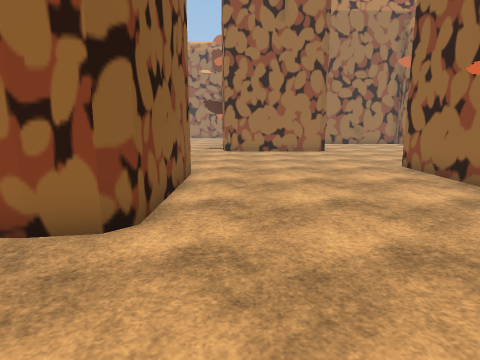
[1] (above)

18 first-person views from a walk through a 3-D level made in the Unity game engine. The camera is 1.5 m above the floor, tilts 10° down and sees 75° across. The floor is counted in squares, 1 m on a side. Each view is taken from the middle of a square. On the plan, view 1 faces up. The plan holds only what a view shows up to about 15 squares ahead; the rest is blank. The place goes on beyond the plan. Some surface patterns are stand-ins.

[2]
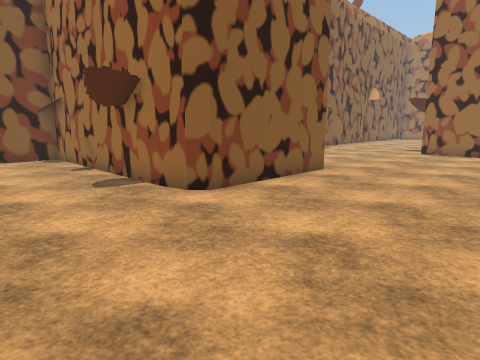

[3]
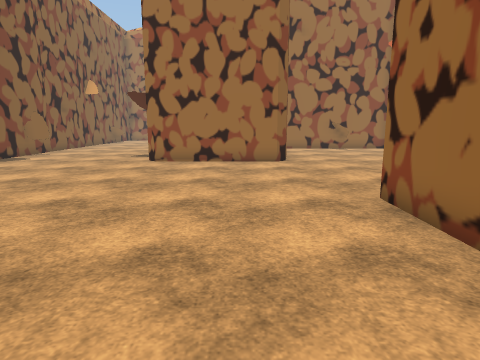

[4]
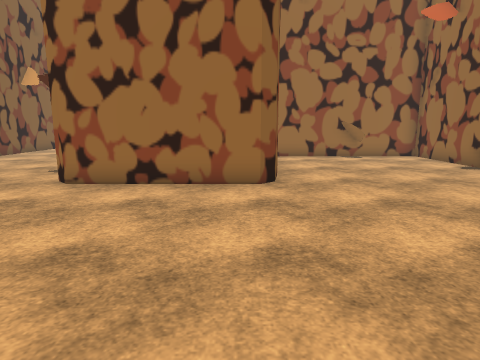

[5]
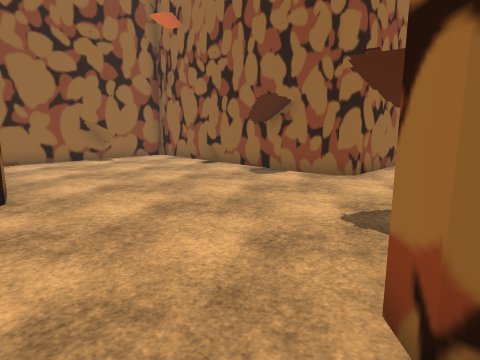

[6]
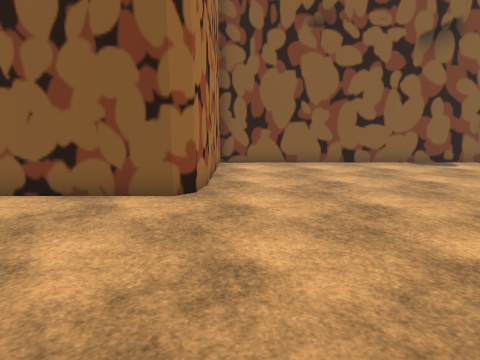

[7]
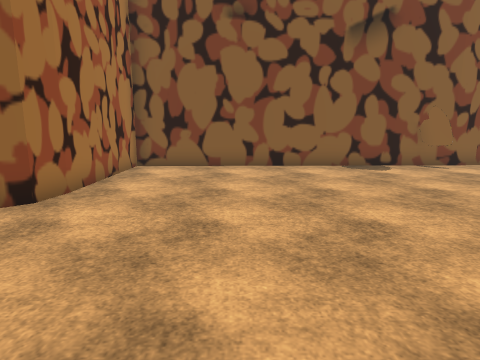

[8]
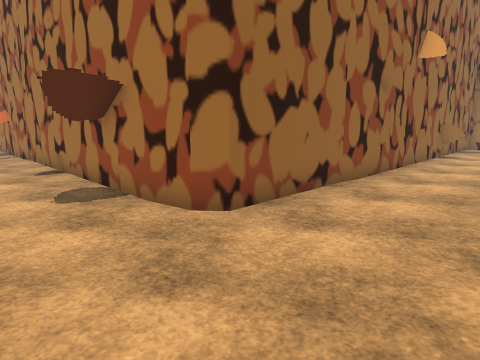

[9]
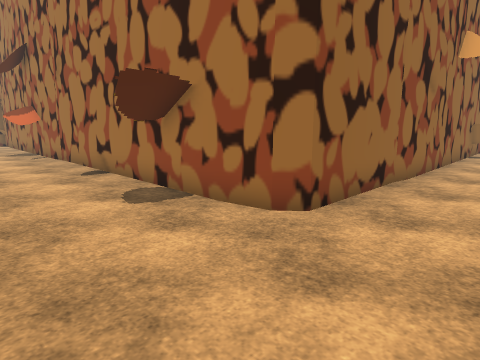

[10]
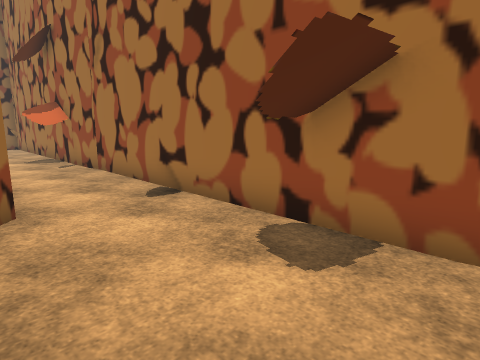

[11]
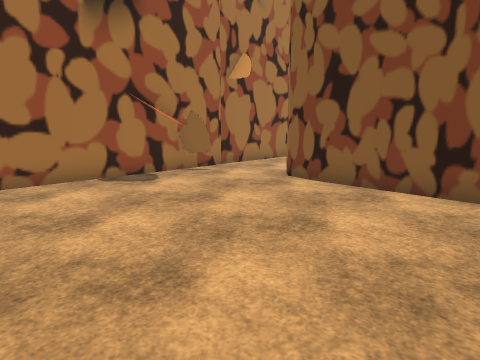

[12]
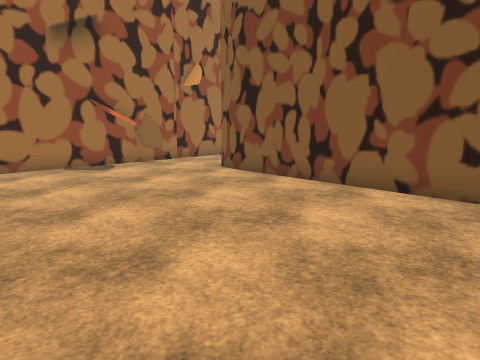

[13]
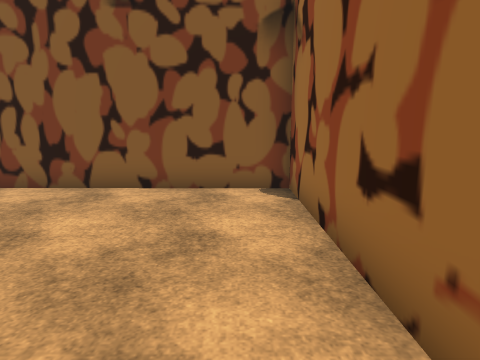

[14]
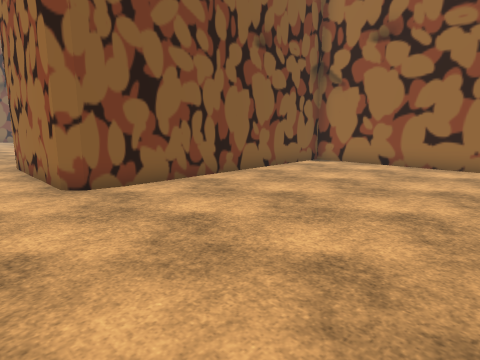

[15]
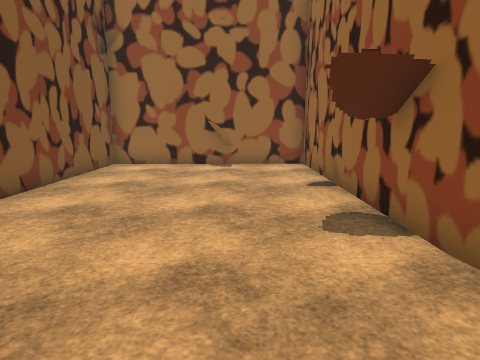

[16]
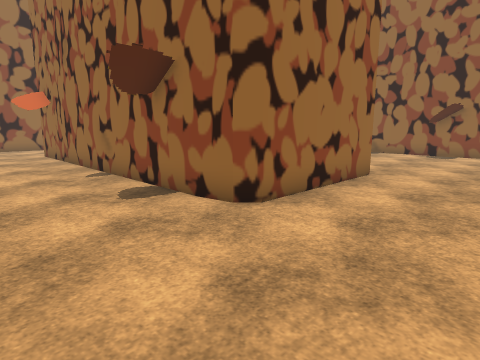

[17]
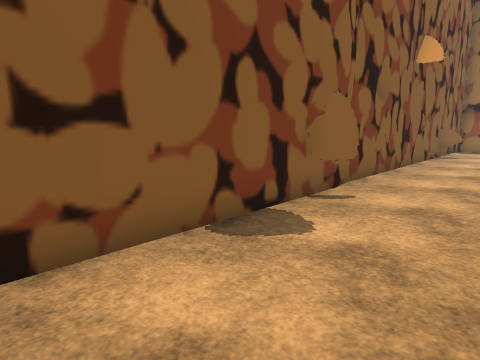

[18]
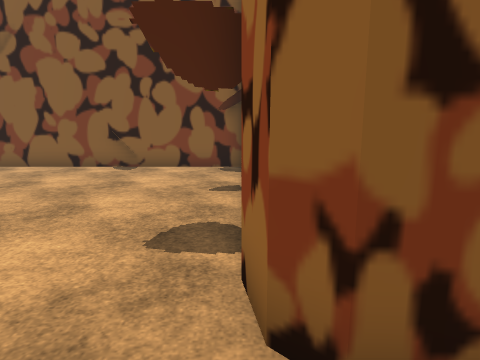

### Floor plan
Key: @ floor where view 1 was taken; # wall or solid block; . floor; = window, fence, low wall or low ledge.
Columns run from 11 left of view 1 to 26 right of it. Each row starts with its distance up from view 1.
 27    #..  ..#
 26    #... ..#
 25    #.=....#     ####==##      ######
 24    #.=...==     #...==.#      #.......
 23    #.....=#     #...... #     #......
 22    #=.....#     #...... #     #.......
 21    #==....#     #.....==#     #.......
 20    #......#     #...... #     #.......
 19    #......#     #...... #     #.......
 18    #......#######......#      #.......
 17    #................... #    ##.......
 16    #................... #    ##.......
 15    #....................######........
 14    #............................=....
 13    #....................==....===.....
 12    #.............####=#########===###
 11    #.............#
 10    #######.......#
  9          #.......#
  8          #.......#
  7          #.......#
  6          #.......#
  5          #.......#
  4 ####=#####.......#
  3 #..==............#
  2 #................#
  1 #................#
  0 ==.....   .@.. ..#
 -1 #.....         ..#

Where each view was taken, in squares from view 1:
view 1: 0 up, 0 right, facing up
view 2: 0 up, 4 right, facing up-left
view 3: 5 up, 3 right, facing up
view 4: 10 up, 4 right, facing up
view 5: 11 up, 4 right, facing up-right
view 6: 11 up, 5 right, facing left
view 7: 14 up, 4 right, facing left
view 8: 15 up, 2 right, facing down-right
view 9: 16 up, 3 right, facing down-right
view 10: 16 up, 7 right, facing down-right
view 11: 21 up, 26 right, facing down-left
view 12: 24 up, 26 right, facing down-left
view 13: 24 up, 26 right, facing left
view 14: 13 up, 26 right, facing up-left
view 15: 13 up, 10 right, facing up
view 16: 14 up, 5 left, facing up-right
view 17: 15 up, 4 left, facing up-left
view 18: 4 up, 0 right, facing left
